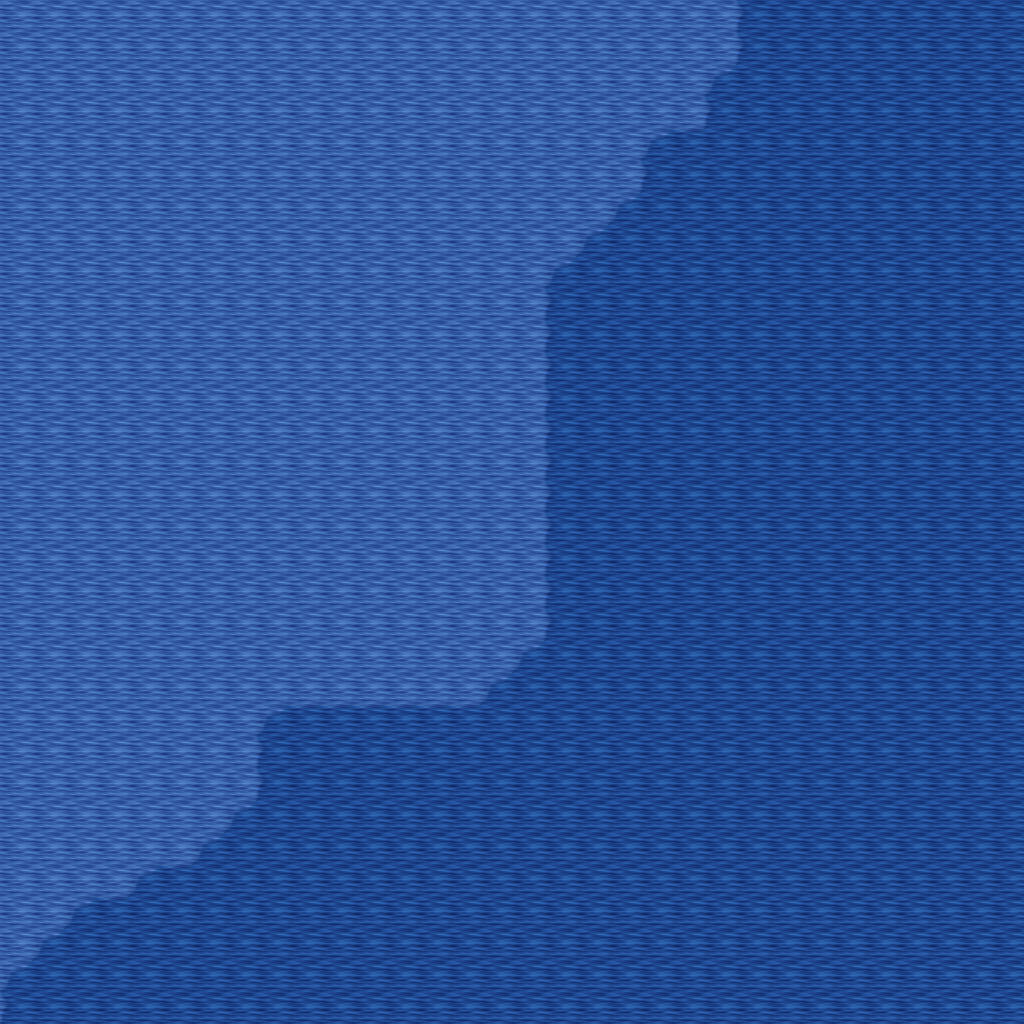

This is a level from a 2D game, rendered from its Tiled map with the project's own tilesets. A one-line summary and the map file follow, with tile-layer data summarised:
An orthogonal 32x32 tile map with 32x32 px tiles, 5 tile layers (Ground, Objects, Objects2, Above, ...), 1 hidden layer not drawn, 14 tilesets.

<map version="1.10" tiledversion="1.11.0" orientation="orthogonal" renderorder="right-down" width="32" height="32" tilewidth="32" tileheight="32" infinite="0" nextlayerid="11" nextobjectid="1">
 <tileset firstgid="1" name="ground_ground" tilewidth="32" tileheight="32" tilecount="33" columns="3">
  <image source="../drawable/ground_ground.png" width="96" height="352" />
 </tileset>
 <tileset firstgid="34" name="plant_flower_daisy_red" tilewidth="32" tileheight="32" tilecount="8" columns="2">
  <image source="../drawable/plant_flower_daisy_red.png" width="64" height="128" />
 </tileset>
 <tileset firstgid="42" name="ground_grass_edges" tilewidth="32" tileheight="32" tilecount="36" columns="12">
  <image source="../drawable/ground_grass_edges.png" width="384" height="96" />
 </tileset>
 <tileset firstgid="78" name="ground_grass_corners" tilewidth="32" tileheight="32" tilecount="24" columns="6">
  <image source="../drawable/ground_grass_corners.png" width="192" height="128" />
 </tileset>
 <tileset firstgid="102" name="ground_water_pool" tilewidth="32" tileheight="32" tilecount="72" columns="3">
  <image source="../drawable/ground_water_pool.png" width="96" height="768" />
 </tileset>
 <tileset firstgid="174" name="plant_flower_daisy_white" tilewidth="32" tileheight="32" tilecount="8" columns="2">
  <image source="../drawable/plant_flower_daisy_white.png" width="64" height="128" />
 </tileset>
 <tileset firstgid="182" name="plant_grasses" tilewidth="32" tileheight="32" tilecount="6" columns="3">
  <image source="../drawable/plant_grasses.png" width="96" height="64" />
 </tileset>
 <tileset firstgid="188" name="item_statue_bird" tilewidth="32" tileheight="32" tilecount="8" columns="2">
  <image source="../drawable/item_statue_bird.png" width="64" height="128" />
 </tileset>
 <tileset firstgid="196" name="plant_tree_tree_darkgreen" tilewidth="32" tileheight="32" tilecount="88" columns="8">
  <image source="../drawable/plant_tree_tree_darkgreen.png" width="256" height="352" />
 </tileset>
 <tileset firstgid="284" name="logic_collision" tilewidth="32" tileheight="32" tilecount="1" columns="1">
  <image source="../drawable/logic_collision.png" width="32" height="32" />
 </tileset>
 <tileset firstgid="285" name="ground_water_pool_deep" tilewidth="32" tileheight="32" tilecount="72" columns="3">
  <image source="../drawable/ground_water_pool_deep.png" width="96" height="768" />
 </tileset>
 <tileset firstgid="357" name="logic_item_fruits" tilewidth="32" tileheight="32" tilecount="16" columns="8">
  <image source="../drawable/logic_item_fruits.png" width="256" height="64" />
 </tileset>
 <tileset firstgid="373" name="plant_tree_umbrella_thorn" tilewidth="32" tileheight="32" tilecount="18" columns="6">
  <image source="../drawable/plant_tree_umbrella_thorn.png" width="192" height="96" />
 </tileset>
 <tileset firstgid="391" name="light_light_5x5" tilewidth="32" tileheight="32" tilecount="25" columns="5">
  <image source="../drawable/light_light_5x5.png" width="160" height="160" />
 </tileset>
 <layer id="1" name="Ground" width="32" height="32">
  <data>[1024 cells, 1024 non-empty, 5 distinct tile ids]</data>
 </layer>
 <layer id="2" name="Objects" width="32" height="32">
  <data>[1024 cells, 0 non-empty, 0 distinct tile ids]</data>
 </layer>
 <layer id="3" name="Objects2" width="32" height="32">
  <data>[1024 cells, 0 non-empty, 0 distinct tile ids]</data>
 </layer>
 <layer id="4" name="Above" width="32" height="32">
  <data>[1024 cells, 0 non-empty, 0 distinct tile ids]</data>
 </layer>
 <layer id="5" name="Above2" width="32" height="32">
  <data>[1024 cells, 0 non-empty, 0 distinct tile ids]</data>
 </layer>
 <layer id="6" name="Walkable" width="32" height="32" visible="0">
  <data>[1024 cells, 1024 non-empty, 1 distinct tile ids]</data>
 </layer>
 <objectgroup id="7" name="Mapevents" />
 <objectgroup id="8" name="Spawn" />
 <objectgroup id="9" name="Keys" />
 <objectgroup id="10" name="Replace" />
</map>
